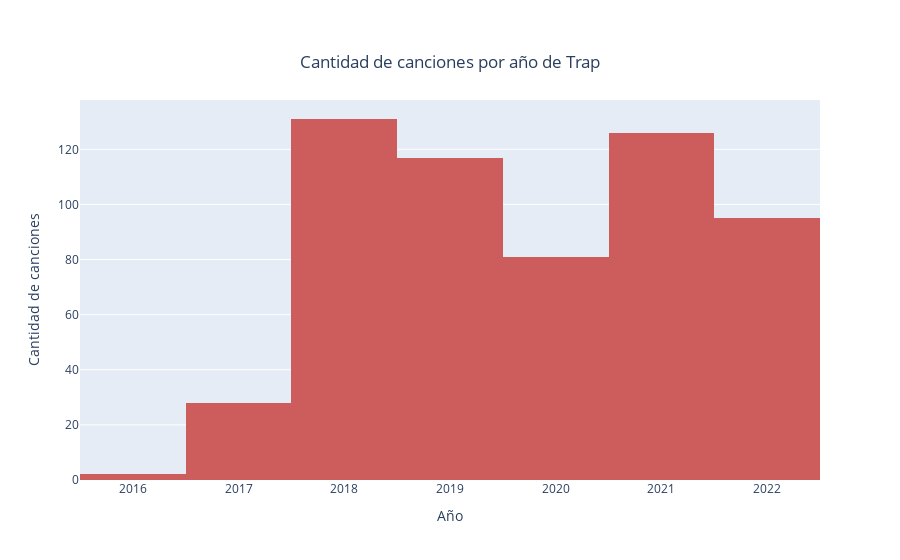

The notebook cell saved with this chart:
### Code cell
fig = ply.histogram(df1, x = 'year', title='Canciones por año', color_discrete_sequence=['indianred'], labels={'year': 'Año'})
fig.update_layout(title={
        'text': "Cantidad de canciones por año de " + str(genero_1),
        'y':0.9,
        'x':0.5,
        'xanchor': 'center',
        'yanchor': 'top'})
fig.update_xaxes(title_text = 'Año')
fig.update_yaxes(title_text = 'Cantidad de canciones')
fig.show()

### Figure 1 — Plotly figure (JSON) as saved in the notebook; plotly's stock layout.template omitted (floating-point values rounded to 4 significant figures; data arrays with more than 128 entries replaced by an {"elided": "..."} marker saying what was removed)
{"data": [{"alignmentgroup": "True", "bingroup": "x", "hovertemplate": "Año=%{x}<br>count=%{y}<extra></extra>", "legendgroup": "", "marker": {"color": "indianred", "pattern": {"shape": ""}}, "name": "", "offsetgroup": "", "orientation": "v", "showlegend": false, "type": "histogram", "x": {"elided": "580 int values"}, "xaxis": "x", "yaxis": "y"}], "layout": {"barmode": "relative", "legend": {"tracegroupgap": 0}, "title": {"text": "Cantidad de canciones por año de Trap", "x": 0.5, "xanchor": "center", "y": 0.9, "yanchor": "top"}, "xaxis": {"anchor": "y", "domain": [0, 1], "title": {"text": "Año"}}, "yaxis": {"anchor": "x", "domain": [0, 1], "title": {"text": "Cantidad de canciones"}}}}
